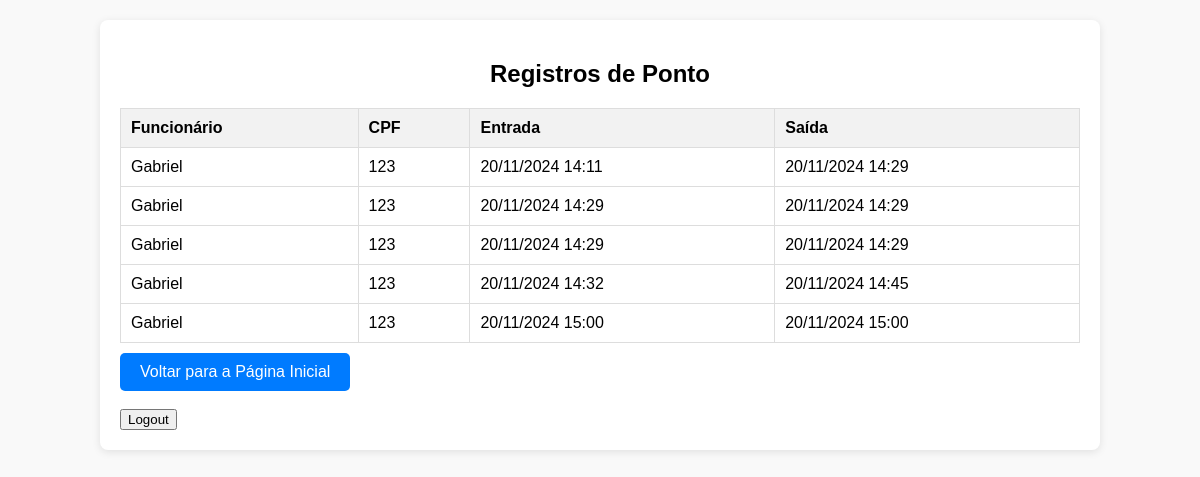
The page /listar_registros/ (signed in) on the database as committed earlier.
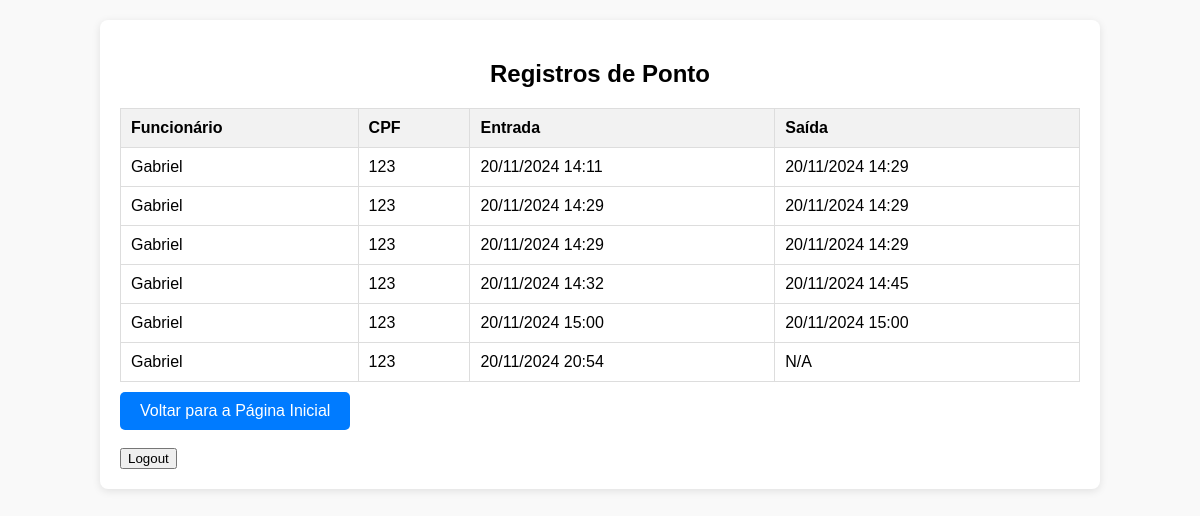
The same page on the database as committed later.
### ponto/models.py (models this page shows, shortened)
class RegistroPonto(models.Model):
    funcionario = models.ForeignKey(Funcionario, on_delete=models.CASCADE)
    entrada = models.DateTimeField(null=True, blank=True)
    checkout = models.DateTimeField(null=True, blank=True)

class Funcionario(models.Model):
    nome = models.CharField(max_length=200)
    cpf = models.CharField(max_length=11, unique=True)
    cargo = models.CharField(max_length=100, blank=True, null=True)
    endereco = models.CharField(max_length=255, blank=True, null=True)
    data_nascimento = models.DateField(blank=True, null=True)
    email = models.EmailField(max_length=100, blank=True, null=True)
    telefone = models.CharField(max_length=15, blank=True, null=True)

### ponto/views.py (the view)
# urls.py: path('listar_registros/', views.listar_registros, name='listar_registros'),
@login_required
def listar_registros(request):
    registros = RegistroPonto.objects.select_related('funcionario').all()
    return render(request, 'listar_registros.html', {'registros': registros})

### ponto/templates/listar_registros.html (shortened to what this page needs)
<!DOCTYPE html>
<html lang="pt-br">
<head>
</head>
<body>
    <div class="container">
        <h2>Registros de Ponto</h2>
        <table>
            <thead>
                <tr>
                    <th>Funcionário</th>
                    <th>CPF</th>
                    <th>Entrada</th>
                    <th>Saída</th>
                </tr>
            </thead>
            <tbody>
                {% for registro in registros %}
                <tr>
                    <td>{{ registro.funcionario.nome }}</td>
                    <td>{{ registro.funcionario.cpf }}</td>
                    <td>{{ registro.entrada|date:"d/m/Y H:i" }}</td>
                    <td>{% if registro.checkout %}{{ registro.checkout|date:"d/m/Y H:i" }}{% else %}N/A{% endif %}</td>
                </tr>
                {% endfor %}
            </tbody>
        </table>
        <a href="{% url 'index' %}" class="btn-back">Voltar para a Página Inicial</a>
        <br>
        <br>
        {% if user.is_authenticated %}
        <form method="POST" action="{% url 'logout' %}">
            <button type="submit">Logout</button>
        </form>
    {% else %}
        <a href="{% url 'login' %}">Login</a>
    {% endif %}
    </div>
</body>
</html>

### ponto/templates/listar_registros.html (style rules this page uses)
body { font-family: Arial, sans-serif; background-color: #f9f9f9; margin: 0; padding: 0; }
.container { width: 80%; margin: 20px auto; padding: 20px; background-color: white; border-radius: 8px; box-shadow: 0 2px 8px rgba(0, 0, 0, 0.1); }
h2 { text-align: center; margin-bottom: 20px; }
table { width: 100%; border-collapse: collapse; margin-top: 20px; }
table, th, td { border: 1px solid #ddd; }
th, td { padding: 10px; text-align: left; }
th { background-color: #f2f2f2; }
a.btn-back, a.btn-logout { display: inline-block; background-color: #007bff; color: white; padding: 10px 20px; text-decoration: none; border-radius: 5px; font-size: 1rem; margin-top: 10px; }

Rows that differ between the two databases and show on the page:
added RegistroPonto: funcionario.nome "Gabriel", funcionario.cpf "123", entrada "20/11/2024 20:54", shows "N/A"
